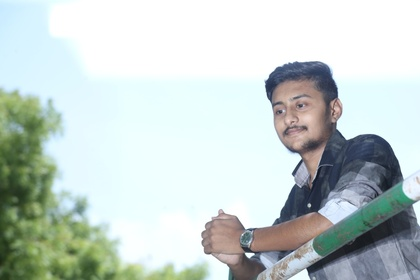
%> input picture Sem 1/B Tech/IP/129_ImageProcessing/1.jpeg, 420 x 280 px, shrunk from 1280 x 853 before the run
$ octave 129_05_03.m   (GNU Octave 9; MATLAB toolbox functions it lacks are replaced by stand-ins)
%> lines starting %> are read from the running program, lines starting %| are printed output that depends on the picture; in (x1, y1, x2, y2) boxes, pixels count from 0 and x2, y2 are one past the last pixel; in counts of white or black regions, pixels touching at a corner belong together; the program's own positions count from 1
### B Tech/IP/129_ImageProcessing/my_standard_box_filter_padding.m
function out = my_standard_box_filter_padding(img,m,n)
  window = (1/m/n)*ones(m,n);
  [M,N]=size(img);
  a1=(m-1)/2;
  b1=(n-1)/2;
  new=zeros(M+2*a1,N+2*b1);
  new(1+a1:M+a1,1+b1:N+b1)=img;

  temp = img(1,:);
  for i=1:a1
    new(i,b1+1:N+b1) = temp;
  endfor

  temp = img(M,:);
  for i=a1+M+1:M+(2*a1)
    new(i,b1+1:N+b1) = temp;
  endfor

  temp = img(:,1);
  for i=1:b1
    new(a1+1:M+a1,i) = temp;
  endfor

  temp = img(:,N);
  for i=b1+N+1:N+(2*b1)
    new(a1+1:M+a1,i) = temp;
  endfor

  for i=1+a1:M+a1
    for j=1+b1:N+b1
      k=new(i-a1:i+a1,j-b1:j+b1);
      out(i-a1,j-b1)=sum(sum(k.*window));
    endfor
  endfor
  out = uint8(out);
endfunction

### Sem 1/B Tech/IP/129_ImageProcessing/129_05_03.m
close all
clear
clc

% Read image into a
img = imread('./1.jpeg');
%> img is the input picture: size 280x420x3 uint8; mean R, G, B 197, 208.5, 205.3
img = rgb2gray(img);
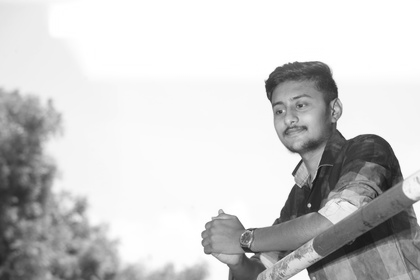
%> img: size 280x420 uint8; min 14, max 255, mean 204.7
imshow(img)

out = my_standard_box_filter_padding(img,11,11);
%> in my_standard_box_filter_padding, `new(1+a1:M+a1,1+b1:N+b1)=img;`:
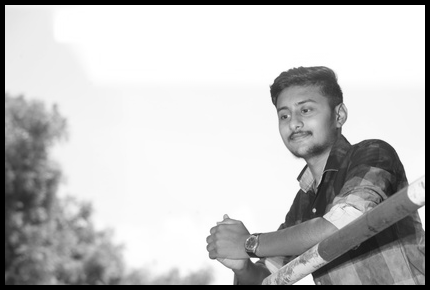
%> new: size 290x430 double; min 0, max 255, mean 193.1
%> in my_standard_box_filter_padding, `temp = img(1,:);`: temp = 420 values, max 255 at index 84, min 234 at index 1, mean 252.9
%> after the loop in my_standard_box_filter_padding, `for i=1:a1`:
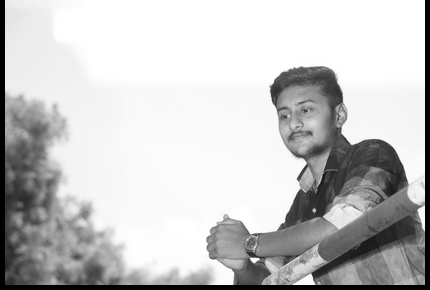
%> new: size 290x430 double; 1.68% of pixels changed, all inside (x1, y1, x2, y2) = (5, 0, 425, 5)
%> in my_standard_box_filter_padding, `temp = img(M,:);`: temp = 420 values, max 253 at index 290, min 47 at index 1, mean 147.1
%> after the loop in my_standard_box_filter_padding, `for i=a1+M+1:M+(2*a1)`:
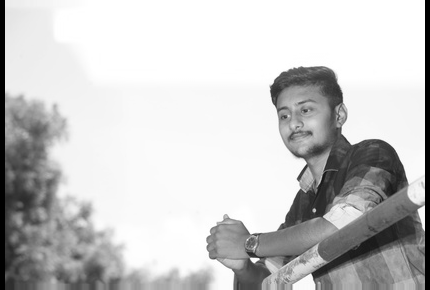
%> new: size 290x430 double; 1.68% of pixels changed, all inside (x1, y1, x2, y2) = (5, 285, 425, 290)
%> in my_standard_box_filter_padding, `temp = img(:,1);`: temp = 280 values, max 237 at index 71, min 33 at index 261, mean 136.2
%> after the loop in my_standard_box_filter_padding, `for i=1:b1`:
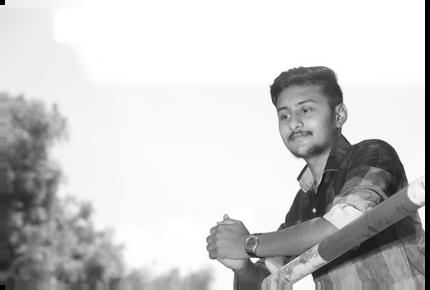
%> new: size 290x430 double; 1.12% of pixels changed, all inside (x1, y1, x2, y2) = (0, 5, 5, 285)
%> in my_standard_box_filter_padding, `temp = img(:,N);`: temp = 280 values, max 255 at index 2, min 85 at index 250, mean 224.1
%> after the loop in my_standard_box_filter_padding, `for i=b1+N+1:N+(2*b1)`:
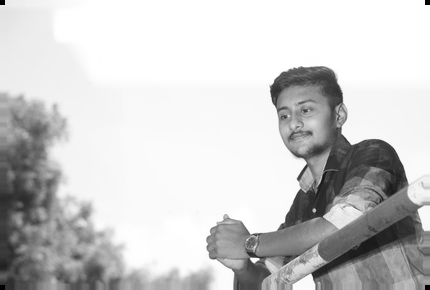
%> new: size 290x430 double; 1.12% of pixels changed, all inside (x1, y1, x2, y2) = (425, 5, 430, 285)
%> after the loop in my_standard_box_filter_padding, `for i=1+a1:M+a1`:
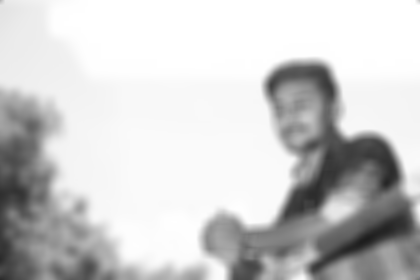
%> out: size 280x420 double; min 29.55, max 255, mean 204.7
figure
imshow(out)
title('11*11 Filter')
